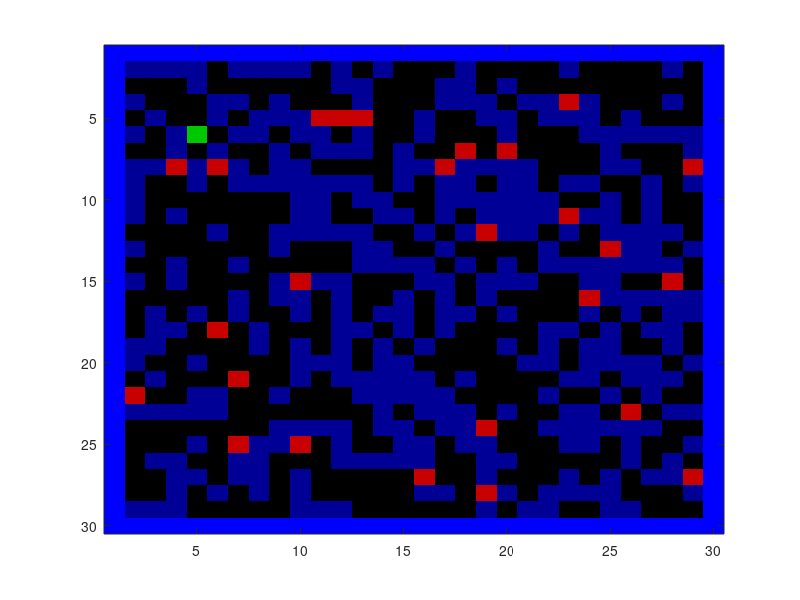

Source code (MATLAB):

fsize=30
MnVal=.2;

Wall=zeros(fsize,fsize);
Wall(1:fsize,[1 fsize])=1;
Wall([1 fsize],1:fsize)=1;
field=rand(fsize,fsize)>.5;
TargF=rand(fsize,fsize)>0.95;
TargF((Wall |field)>0)=0;

F.mem=field*0;  %initialize memory
F.T=0;
F.F=0;
F.M=0;


[F.y F.x]= find(~(Wall | field),1);
Ff=field*0;
Ff(F.y,F.x)=1;


Show=uint8(TargF*200);
Show(:,:,2)=Ff*200;
Show(:,:,3)=Wall*10000 + field*150;


image(Show),pause(.1)

reps = 10;
side=[0 1 ; 0 -1; -1 0; 1 0];
for rep = 1:reps
   rep, pause
    %%look 
   neary=side(:,1)+F.y;
   nearx=side(:,2)+F.x;
   inear=sub2ind([fsize fsize],neary,nearx);
   Wn=Wall(inear);
   Tn=TargF(inear);
   Fn=field(inear);
   Mn=F.mem(inear);
   Val=Tn-Mn*MnVal-Fn-Wn*1000;
   ToGo=find(Val==max(Val),1);
   Goy=neary(ToGo); Gox=nearx(ToGo);
   
   
   %%move
   F.y=Goy; F.x=Gox;
   F.T = F.T +Tn(ToGo);
   F.F=F.F+Fn(ToGo);
   F.M=F.M+Mn(ToGo);
   
   %% change spot
   TargF(Goy,Gox)=0;
   field(Goy,Gox)=0;
   F.mem(Goy,Gox)=F.mem(Goy,Gox)+1;
   
   %% Show
    Show=uint8(TargF*200);
    Ff=field*0;
    Ff(F.y,F.x)=1;
    Show(:,:,2)=Ff*200;
    Show(:,:,3)=Wall*10000 + field*150;
    
    image(Show), pause(.01)

end